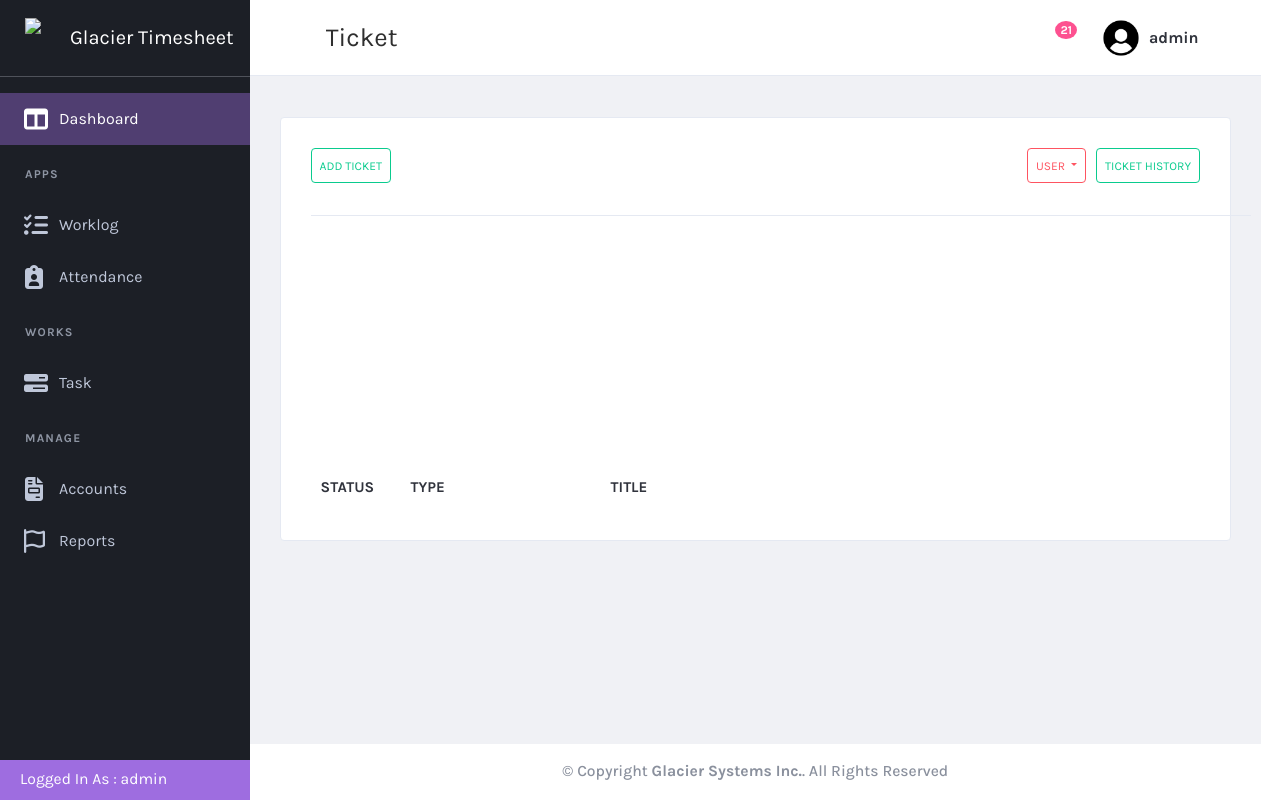
/task/task/ (signed in), run on an earlier commit of the app's database.
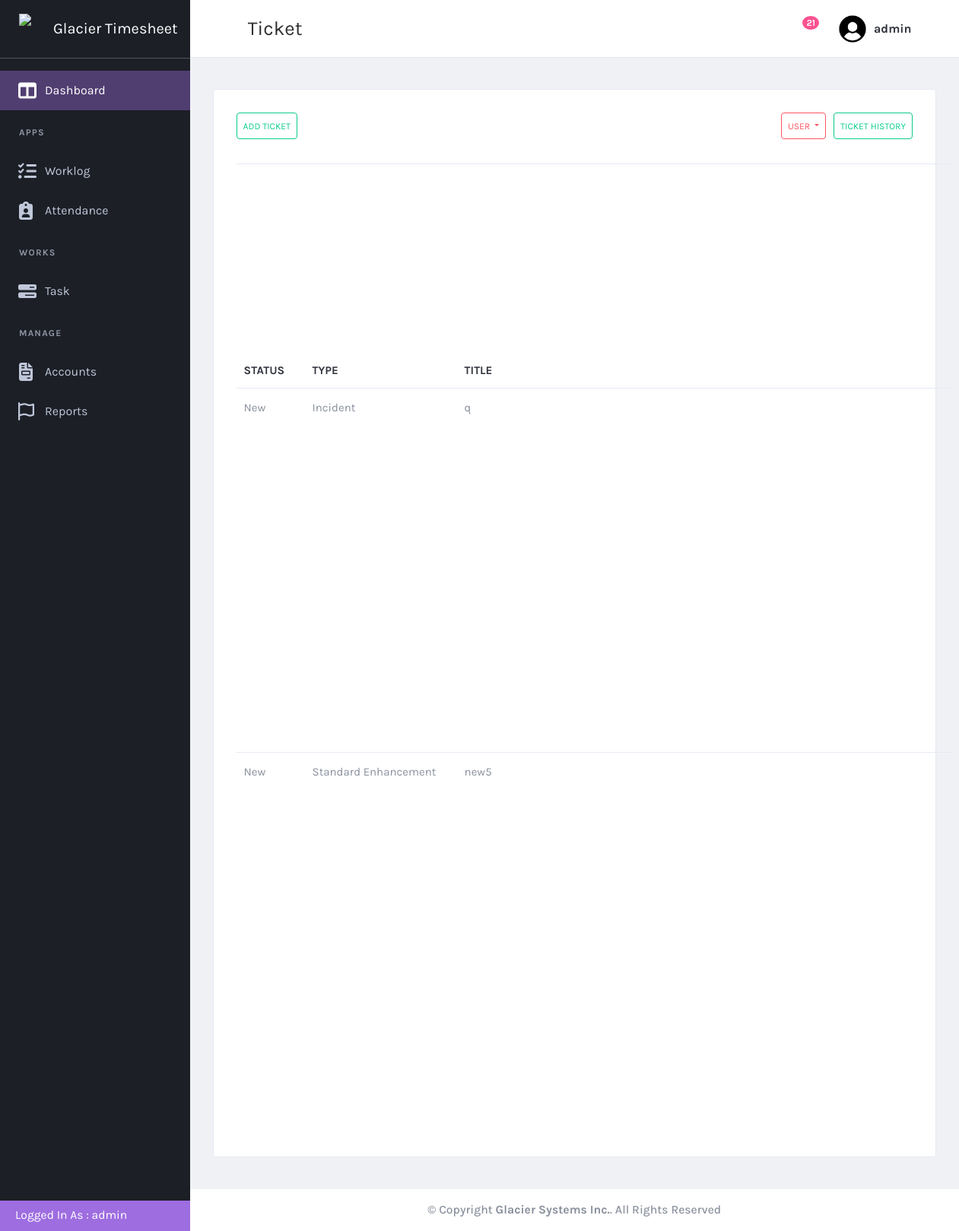
And on a later commit of the database.
### task/models.py (models this page shows, shortened)
class ticket(models.Model):
    ticket_id = models.CharField(max_length = 200, null = False)
    ticket_title = models.CharField(max_length=200, null=False)
    customer = models.ForeignKey(customer, on_delete=models.CASCADE, null=True)
    ticket_type = models.ForeignKey(ticket_type, on_delete=models.CASCADE, null=True)
    date_opened = models.DateField(null=True)
    priority = models.ForeignKey(priority_type, on_delete=models.CASCADE, null = True)
    assigned_to = models.ManyToManyField(User, related_name="assigned_tickets")  # Allow multiple users
    last_updated = models.DateTimeField(null=True)
    last_updated_by = models.ForeignKey(User, on_delete=models.CASCADE, null = True, related_name="last_updated_by")
    state = models.ForeignKey(state, on_delete=models.CASCADE, null=True)
    short_description = models.CharField(max_length=200, null=True)
    closed_date = models.DateField(null=True)
    solution = models.TextField(max_length=500, default="", null = True)

class state(models.Model):
   state_name = models.CharField(max_length=100, null = True)
   def __str__(self):
    return f"{self.state_name}"

class ticket_type(models.Model):
  name = models.CharField(max_length=100, null = True)
  def __str__(self):
    return f"{self.name}"

### task/views.py (the view)
# urls.py: path('task/',views.task, name='task'),
@login_required
def task(request):
    customers = customer.objects.all()
    users = User.objects.all()
    tickettype = ticket_type.objects.all()
    priority = priority_type.objects.all()
    statelist = state.objects.all()
    tickets = ticket.objects.all()
    if not request.user.is_staff:
        tickets = tickets.filter(assigned_to=request.user)
    return render(request, 'task.html', {
        'ticketlist':tickets,
        'users':users,
        'customers': customers,
        'tickettype': tickettype,
        'priority': priority,
        'state': statelist
        })

### customer/models.py (called while the page is built)
  def __str__(self):
    return self.name

### task/templates/task.html (shortened to what this page needs)
{% extends "base.html" %}
{% load static %}
{% block page-title %}Ticket{% endblock page-title %}
{% block content %}
    <div class="content-wrapper">
        <div class="content">
            <div class="card card-default">
                <div class="card-header">
                    <button type="button" class="btn btn-outline-success small-btn" data-toggle="modal" data-target="#exampleModalForm" {% if not request.user.is_staff %}hidden{% endif %}>
                        Add Ticket
                    </button>
                    <div class="d-flex justify-content-end " style="gap: 10px;">
                        <div class="btn-group " role="group" aria-label="Basic example" {% if not request.user.is_staff %}hidden{% endif %}>
                            <button type="button" class="btn btn-outline-danger dropdown-toggle small-btn " id="userbtnGroupDrop" data-toggle="dropdown" aria-haspopup="true" aria-expanded="false">
                                {% if selected_user %}
                                    {{ selected_user.username }}
                                {% else %}
                                    User
                                {% endif %}
                            </button>
                        </div>
                        <a href = "{% url 'taskhistory' %}" class="btn btn-outline-success small-btn d-flex justify-content-center align-items-center text-center" >
                            Ticket History
                        </a>
                    </div>
                </div>
                <div class="card-body">
                    <table id="productsTable" class="table table-hover table-product" style="width:100%">
                      <thead>
                        <tr class="column">
                            <th class = "state-column">Status&nbsp&nbsp</th>
                            <th class = "type-column">Type&nbsp&nbsp</th>
                            <th class="title-column">Title&nbsp&nbsp</th>
                        </tr>
                      </thead>
                      <tbody>
                        {% for i in ticketlist %}
                            {% if i.state.state_name != "Completed" %}
                            <tr onclick="window.location='{% url 'taskdetails' i.id%}'">
                                    <td>{{i.state}}</td>
                                    <td>{{i.ticket_type}}</td>
                                    <td>{{i.ticket_title}}</td>
                                </tr>
                            {% endif %}
                        {% endfor %}
                      </tbody>
                    </table>
                </div>
            </div>
        </div>
    </div>
{% endblock  %}

What changed in the data, as far as the page shows it:
added ticket: state "New", ticket_type "Incident", ticket_title "q"
added ticket: state "New", ticket_type "Standard Enhancement", ticket_title "new5"
